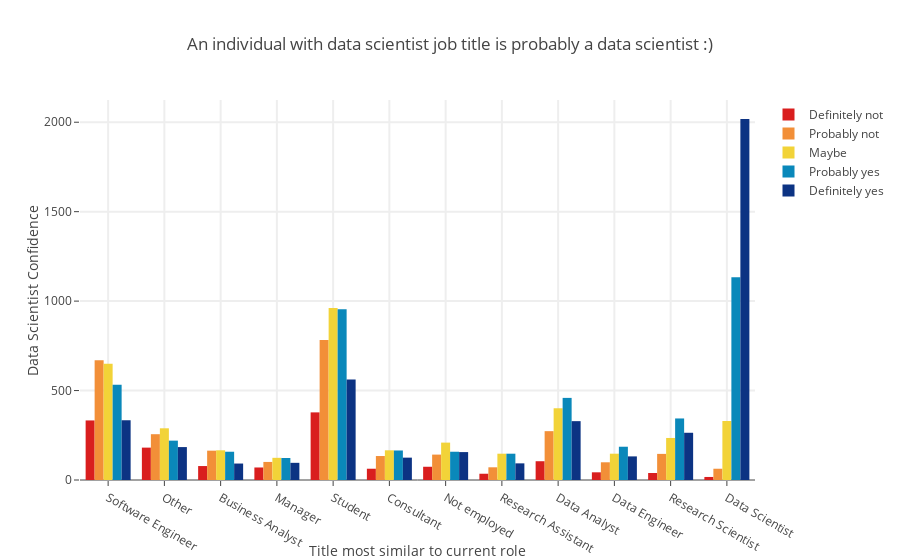

The notebook cell this image was saved under:
### Code cell
data = []
for ds in target_order.Q26.values:
    df = q6_cross[q6_cross.Q26 == ds]
    data.append(
        go.Bar(x=df.Q6.values, y=df.cnt.values,
               marker=dict(color=df.color.values),
               name=ds)
    )
layout= go.Layout(
    title= 'An individual with data scientist job title is probably a data scientist :)',
    xaxis= dict(title='Title most similar to current role', ticklen=5, zeroline=False, gridwidth=2),
    yaxis=dict(title='Data Scientist Confidence', ticklen=5, gridwidth=2),
    showlegend=True
)
fig= go.Figure(data=data, layout=layout)
py.iplot(fig, filename='job-title')

### Figure 1 — Plotly figure (JSON) as saved in the notebook; plotly's stock layout.template omitted (floating-point values rounded to 4 significant figures)
{"data": [{"marker": {"color": ["rgb(217,30,30)", "rgb(217,30,30)", "rgb(217,30,30)", "rgb(217,30,30)", "rgb(217,30,30)", "rgb(217,30,30)", "rgb(217,30,30)", "rgb(217,30,30)", "rgb(217,30,30)", "rgb(217,30,30)", "rgb(217,30,30)", "rgb(217,30,30)"]}, "name": "Definitely not", "x": ["Software Engineer", "Other", "Business Analyst", "Manager", "Student", "Consultant", "Not employed", "Research Assistant", "Data Analyst", "Data Engineer", "Research Scientist", "Data Scientist"], "y": [333, 181, 78, 70, 378, 63, 74, 35, 105, 43, 39, 17], "type": "bar", "uid": "30003e76-e4b0-11e8-8a18-0242ac130002"}, {"marker": {"color": ["rgb(242,143,56)", "rgb(242,143,56)", "rgb(242,143,56)", "rgb(242,143,56)", "rgb(242,143,56)", "rgb(242,143,56)", "rgb(242,143,56)", "rgb(242,143,56)", "rgb(242,143,56)", "rgb(242,143,56)", "rgb(242,143,56)", "rgb(242,143,56)"]}, "name": "Probably not", "x": ["Software Engineer", "Other", "Business Analyst", "Manager", "Student", "Consultant", "Not employed", "Research Assistant", "Data Analyst", "Data Engineer", "Research Scientist", "Data Scientist"], "y": [669, 256, 164, 101, 782, 134, 142, 71, 273, 99, 146, 63], "type": "bar", "uid": "300051fe-e4b0-11e8-8a18-0242ac130002"}, {"marker": {"color": ["rgb(242,211,56)", "rgb(242,211,56)", "rgb(242,211,56)", "rgb(242,211,56)", "rgb(242,211,56)", "rgb(242,211,56)", "rgb(242,211,56)", "rgb(242,211,56)", "rgb(242,211,56)", "rgb(242,211,56)", "rgb(242,211,56)", "rgb(242,211,56)"]}, "name": "Maybe", "x": ["Software Engineer", "Other", "Business Analyst", "Manager", "Student", "Consultant", "Not employed", "Research Assistant", "Data Analyst", "Data Engineer", "Research Scientist", "Data Scientist"], "y": [650, 289, 166, 124, 961, 166, 209, 147, 401, 147, 235, 330], "type": "bar", "uid": "300053e8-e4b0-11e8-8a18-0242ac130002"}, {"marker": {"color": ["rgb(10,136,186)", "rgb(10,136,186)", "rgb(10,136,186)", "rgb(10,136,186)", "rgb(10,136,186)", "rgb(10,136,186)", "rgb(10,136,186)", "rgb(10,136,186)", "rgb(10,136,186)", "rgb(10,136,186)", "rgb(10,136,186)", "rgb(10,136,186)"]}, "name": "Probably yes", "x": ["Software Engineer", "Other", "Business Analyst", "Manager", "Student", "Consultant", "Not employed", "Research Assistant", "Data Analyst", "Data Engineer", "Research Scientist", "Data Scientist"], "y": [532, 220, 158, 123, 954, 165, 158, 147, 459, 186, 344, 1133], "type": "bar", "uid": "30005596-e4b0-11e8-8a18-0242ac130002"}, {"marker": {"color": ["rgb(12,51,131)", "rgb(12,51,131)", "rgb(12,51,131)", "rgb(12,51,131)", "rgb(12,51,131)", "rgb(12,51,131)", "rgb(12,51,131)", "rgb(12,51,131)", "rgb(12,51,131)", "rgb(12,51,131)", "rgb(12,51,131)", "rgb(12,51,131)"]}, "name": "Definitely yes", "x": ["Software Engineer", "Other", "Business Analyst", "Manager", "Student", "Consultant", "Not employed", "Research Assistant", "Data Analyst", "Data Engineer", "Research Scientist", "Data Scientist"], "y": [334, 184, 92, 96, 562, 125, 156, 93, 329, 132, 264, 2018], "type": "bar", "uid": "30005a32-e4b0-11e8-8a18-0242ac130002"}], "layout": {"showlegend": true, "title": "An individual with data scientist job title is probably a data scientist :)", "xaxis": {"gridwidth": 2, "ticklen": 5, "title": "Title most similar to current role", "zeroline": false}, "yaxis": {"gridwidth": 2, "ticklen": 5, "title": "Data Scientist Confidence"}}}
